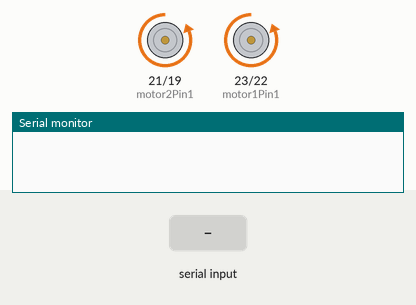
A sketch run on a simulated ESP32. On the bench: motor-driver pin pairs drawn as motors (green arrow = first pin HIGH = forward, orange = second pin HIGH = backward, longer = more drive), the last lines printed to the serial monitor. The inputs (shaded band) are chosen by the test bench.

Above: at 1.1 s.
At 14.8 s:
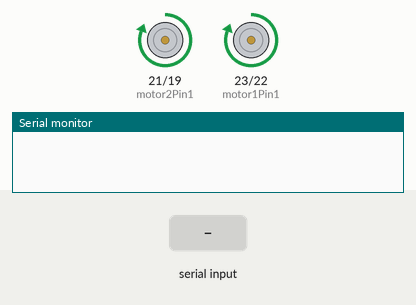
14.9 s: "1\n" received over Serial
At 26.3 s:
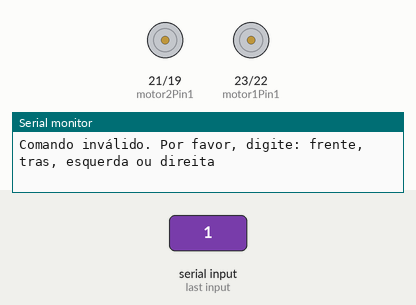
Timing chart, 0 to 28.7 s (numbered marks = the images above; inputs shaded):
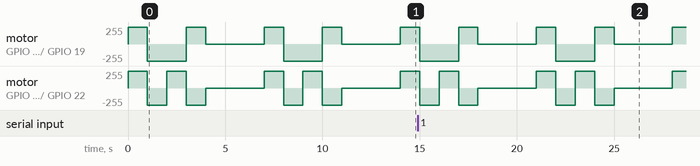

The sketch:

codigo.ino
```cpp
#include <WiFi.h>

const int motor1Pin1 = 23;
const int motor1Pin2 = 22;
const int motor2Pin1 = 21;
const int motor2Pin2 = 19;

bool movingForward = false;
bool movingBackward = false;

void setup() {
  Serial.begin(115200);

  pinMode(motor1Pin1, OUTPUT);
  pinMode(motor1Pin2, OUTPUT);
  pinMode(motor2Pin1, OUTPUT);
  pinMode(motor2Pin2, OUTPUT);
}

void loop() {
  digitalWrite(motor1Pin1, LOW);
  digitalWrite(motor1Pin2, LOW);
  digitalWrite(motor2Pin1, LOW);
  digitalWrite(motor2Pin2, LOW);

    if (Serial.available() > 0) {
    String inputString = Serial.readStringUntil('\n');
    inputString.trim();

    if (inputString.equalsIgnoreCase("frente")) {
      forward();
    } else if (inputString.equalsIgnoreCase("tras")) {
      backward();
    } else if (inputString.equalsIgnoreCase("esquerda")) {
      left();
    } else if (inputString.equalsIgnoreCase("direita")) {
      right();
    } else {
      Serial.println("Comando inválido. Por favor, digite: frente, tras, esquerda ou direita");
    }
    }
    else{
      forward();
      delay(1000);
      backward();
      delay(1000);
      right();
      delay(1000);
      left();
      delay(1000);
      stop();
      delay(3000);
    }
}

void forward() {
  movingForward = true;
  movingBackward = false;
  digitalWrite(motor2Pin2, LOW);
  digitalWrite(motor1Pin2, LOW);
  digitalWrite(motor1Pin1, HIGH);
  digitalWrite(motor2Pin1, HIGH);
}

void backward() {
  movingForward = false;
  movingBackward = true;
  digitalWrite(motor1Pin1, LOW);
  digitalWrite(motor2Pin1, LOW);
  digitalWrite(motor1Pin2, HIGH);
  digitalWrite(motor2Pin2, HIGH);
}

void left() {
  movingForward = false;
  movingBackward = false;
  digitalWrite(motor1Pin1, LOW);
  digitalWrite(motor2Pin2, LOW);
  digitalWrite(motor1Pin2, HIGH);
  digitalWrite(motor2Pin1, HIGH);
}

void right() {
  movingForward = false;
  movingBackward = false;
  digitalWrite(motor1Pin2, LOW);
  digitalWrite(motor2Pin1, LOW);
  digitalWrite(motor1Pin1, HIGH);
  digitalWrite(motor2Pin2, HIGH);
}

void stop() {
  movingForward = false;
  movingBackward = false;
  digitalWrite(motor1Pin1, LOW);
  digitalWrite(motor1Pin2, LOW);
  digitalWrite(motor2Pin1, LOW);
  digitalWrite(motor2Pin2, LOW);
}
```
